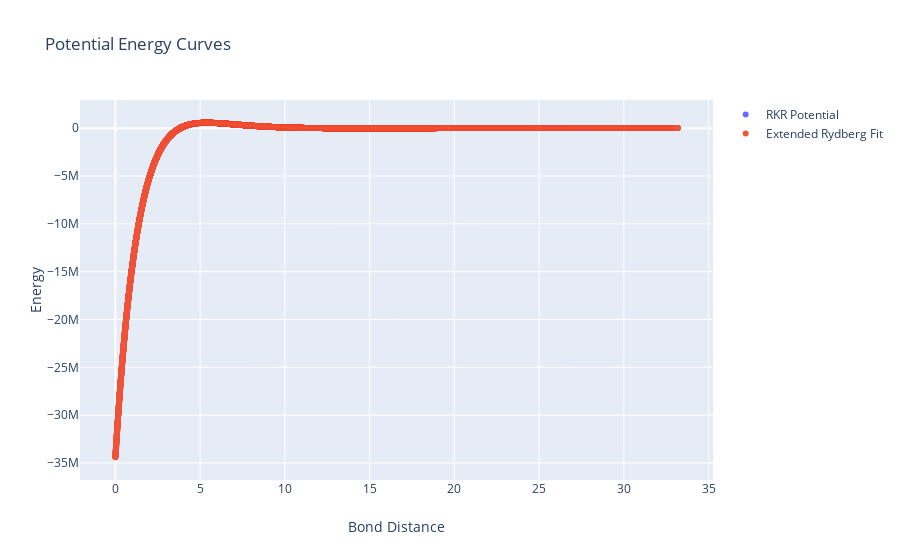

Notebook code cell kept with this figure:
### Code cell
#Run Functions with Jupyter Widgets Overlay Here

print("Please choose how you like to set up the Extended-Rydberg Equation:")
choice = widgets.ToggleButtons(
    options = ["Use File", "Use Diatomic Constants"],
    button_style = "info",
    tooltips = ["", "Use Diatomic Constants"],
    value = None,
)

basisSize = widgets.IntText()

display(choice)

choice.observe(main, "value")

### Figure 1 — Plotly figure (JSON) as saved in the notebook; plotly's stock layout.template omitted (floating-point values rounded to 4 significant figures; data arrays with more than 128 entries replaced by an {"elided": "..."} marker saying what was removed)
{"data": [{"connectgaps": true, "mode": "markers", "name": "RKR Potential", "type": "scatter", "x": {"elided": "1470 float values"}, "y": {"elided": "1470 float values"}}, {"connectgaps": true, "mode": "markers", "name": "Extended Rydberg Fit", "type": "scatter", "x": {"elided": "33174 float values"}, "y": {"elided": "33174 float values"}}], "layout": {"title": {"text": "Potential Energy Curves"}, "xaxis": {"title": {"text": "Bond Distance"}}, "yaxis": {"title": {"text": "Energy"}}}}
